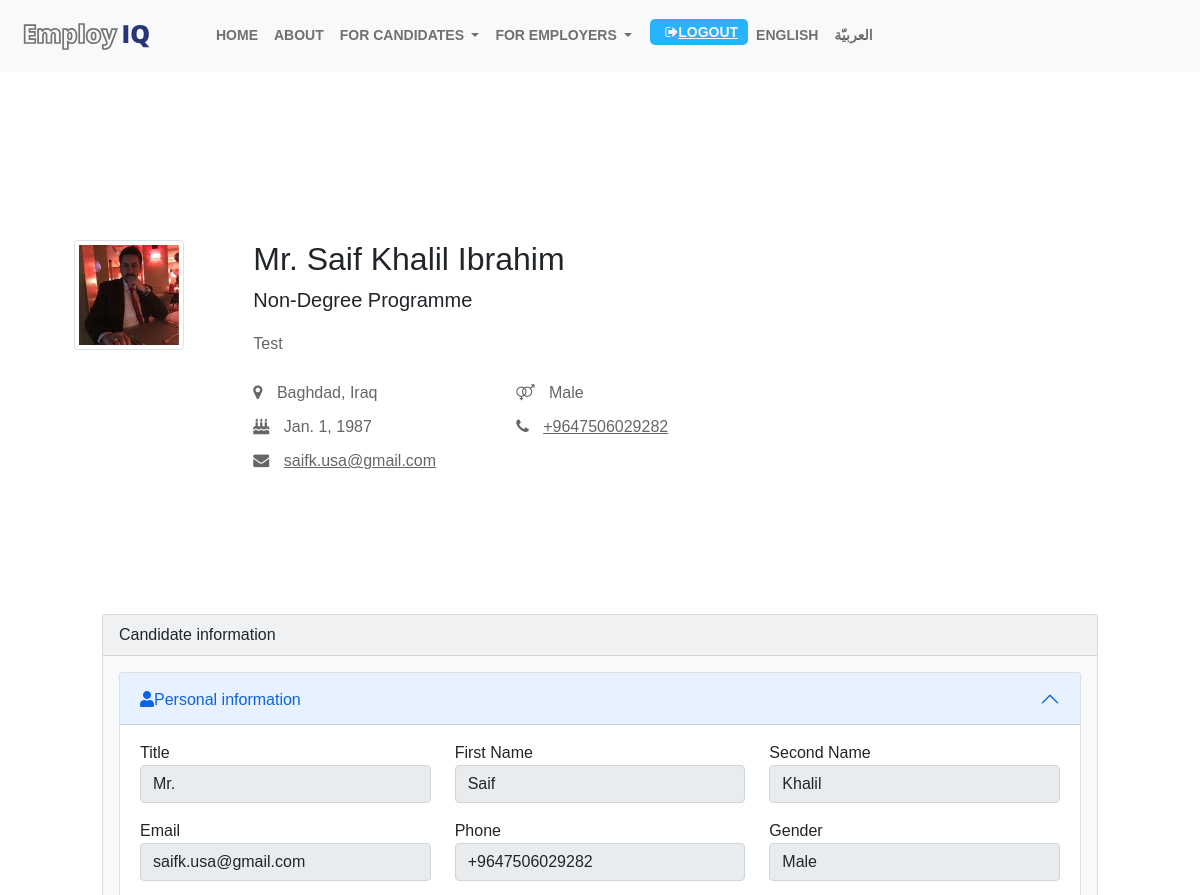
/en/candidates/5 (signed in, upper part), run on an earlier commit of the app's database.
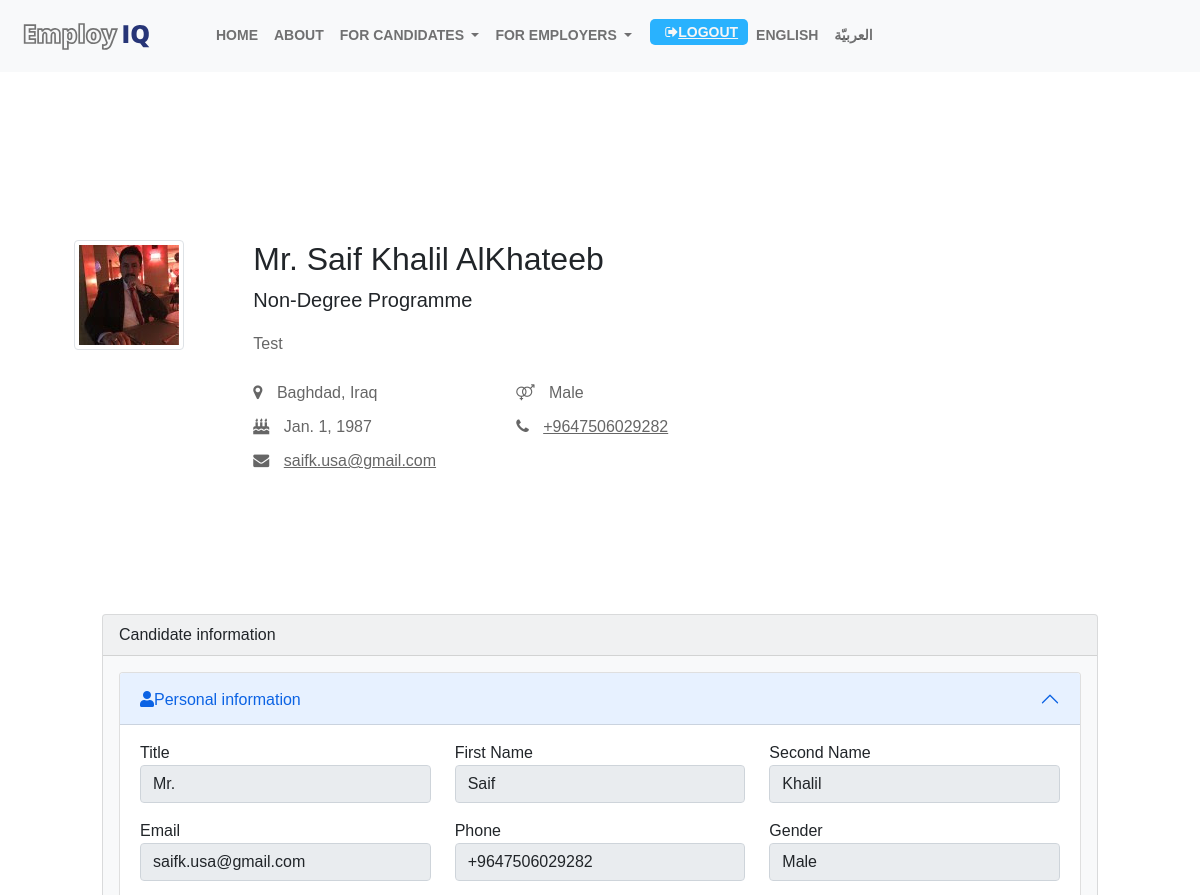
And on a later commit of the database.
### candidate/models.py (models this page shows, shortened)
class candidate(models.Model):
    id = models.AutoField(primary_key=True)
    user = models.ForeignKey(
        User, blank=True, null=True, on_delete=models.CASCADE)
    title = models.CharField(max_length=2, choices=TITLE_CHOICES,
                             default="Mr.", blank=False, null=False, verbose_name=_('Title'))
    firstname = models.CharField(
        max_length=200, blank=False, null=False, verbose_name=_('First Name'))
    secondname = models.CharField(
        max_length=200, blank=False, null=False, verbose_name=_('Second Name'))
    lastname = models.CharField(
        max_length=200, blank=False, null=False, verbose_name=_('Last Name'))
    email = models.EmailField(
        max_length=200, blank=False, null=False, verbose_name=_('Email'))
    phone_number = PhoneNumberField(
        blank=False, null=False, verbose_name=_('Phone'))
    gender = models.CharField(max_length=2, choices=GENDER_CHOICES,
                              default="M", blank=False, null=False, verbose_name=_('Gender'))
    marital_status = models.CharField(max_length=10, choices=MARITAL_STATUS,
                                      default="Single", blank=False, null=False, verbose_name=_('Marital Status'))
    photo = ThumbnailerImageField(
        upload_to='photos', blank=True, default='photos/default.jpg', verbose_name=_('Photo'))
    birthofdate = models.DateField(
        blank=False, null=False, verbose_name=_('Birth of date'))
    country_of_birth = CountryField(
        blank=False, null=False, verbose_name=_('Country'))
    place_of_birth = models.CharField(
        max_length=200, blank=False, null=False, verbose_name=_('Place of birth'))
    primary_nationality = CountryField(
        blank=False, null=False, verbose_name=_('Primary nationality'))
    secondary_nationality = CountryField(
        blank=True, null=True, verbose_name=_('Seondary nationality'))
    highest_level_of_education = models.CharField(
        max_length=1, choices=EDUCATION_CHOICES, blank=False, null=False, verbose_name=_('Highest level of education'))
    contact_phone = PhoneNumberField(
        blank=True, null=True, verbose_name=_('Conact phone'))
    phone_type = models.CharField(blank=True, null=True,
                                  max_length=1, choices=PHONE_CHOICES, verbose_name=_('Type'))
    alternate_email_address = models.EmailField(blank=True, null=True,
                                                verbose_name=_('Alternative email address'))
    address1 = models.CharField(
        max_length=500, verbose_name=_('Address Line(1)'))
    address2 = models.CharField(
        blank=True, null=True, max_length=500, verbose_name=_('Address Line(2)'))
    city = models.CharField(max_length=500, verbose_name=_('City'))
    country = CountryField(
        blank_label=_('(select country)'), verbose_name=_('Country'))
    postal_code = models.IntegerField(validators=[MaxValueValidator(
        99999), MinValueValidator(10000)], verbose_name=_('Postal Code'))
    education = models.ManyToManyField(
        'education', blank=True, verbose_name=_('Candidate Education'))
    certificate = models.ManyToManyField(
        'certificate', blank=True, verbose_name=_('Certificates'))
    Employment = models.ManyToManyField(
        'employment', blank=True, verbose_name=_('Employment History'))
    language = models.ManyToManyField(
        'language', blank=True, verbose_name=_('Language Skills'))
    cv = models.FileField(upload_to='media/cv', verbose_name=_('CV File'))
    bio = models.CharField(max_length=1000, blank=True,
                           null=True, verbose_name=_('bio'))
    skills = TagField(verbose_name=_('Skills'), delimiters=',')
    hobbies = TagField(verbose_name=_('Hobbies'), delimiters=',')
    created_at = models.DateTimeField(auto_now_add=True)
    modified_at = models.DateTimeField(auto_now=True)
    created_by = models.ForeignKey(
        User, related_name='%(class)s_createdby', on_delete=models.CASCADE, blank=True, null=True)
    modified_by = models.ForeignKey(
        User, related_name='%(class)s_modifiedby', null=True, blank=True, on_delete=models.CASCADE)

### candidate/views.py (the view)
# urls.py: path('<int:cid>', login_required(candetials), name='candetials'),
def candetials(request, cid):
    user = request.user
    cm = {}
    remcand = vendor.objects.get(user=request.user)
    if remcand.remaining_records > 0:
        cm = candidate.objects.get(id=cid)
        remcand.remaining_records = remcand.remaining_records - 1
        remcand.save()
    context = {
        'object': cm,
        'educations': education.objects.filter(candidate__id=cid),
        'employments': employment.objects.filter(candidate__id=cid),
        'remcand': remcand.remaining_records
    }
    return render(request, 'candidate/candidate_detail.html', context)

### templates/candidate/candidate_detail.html (shortened to what this page needs)
{% extends "base.html" %}
{% load countries %}
{% block content %}
{% load static %}
{% load i18n %}
<div class="header">
    <div class="filtered">
        <div class="content">
            <br>
            <br>
            {% if remcand > 0 %}
            <section class="ptb80" id="candidate-profile">
                <div class="container">
                    <div class="row candidate-profile nomargin">
                        <div class="col-md-2 col-xs-12">
                            <img class="img-thumbnail" src="{{object.photo.url}}" alt="{{ object.firstname }}">
                        </div>
                        <div class="col-md-9 col-xs-12">
                            <div class="profile-descr">
                                <div class="profile-title">
                                    <h2 class="capitalize">{{object.get_title_display}} {{ object.firstname }}
                                        {{ object.secondname }} {{ object.lastname }}</h2>
                                    <h5 class="pt10">{{  object.get_highest_level_of_education_display }}</h5>
                                </div>
                                <div class="profile-details mt20">
                                    <p>{{object.bio}}</p>
                                </div>
                                <ul class="profile-info mt20 nopadding">
                                    <li>
                                        <i class="fa fa-map-marker"></i>
                                        <span>{{object.city}}, {{object.get_country_display}}</span>
                                    </li>
                                    <li>
                                        <i class="fa fa-venus-mars"></i>
                                        <span>{{object.get_gender_display}}</span>
                                    </li>
                                    <li>
                                        <i class="fa fa-birthday-cake"></i>
                                        <span>{{object.birthofdate}}</span>
                                    </li>
                                    <li>
                                        <i class="fa fa-phone"></i>
                                        <a href="tel:{{object.phone_number}}">{{object.phone_number}}</a>
                                    </li>
                                    <li>
                                        <i class="fa fa-envelope"></i>
                                        <a href="mailto:{{object.email}}">{{object.email}}</a>
                                    </li>
                                </ul>
                            </div>
                        </div>
                    </div>
                </div>
            </section>
            <div class="row justify-content-md-center">
                <div class="col-lg-10 col-md-10 col-sm-12">
                    <div class="card text-dark bg-light mb-3">
                        <div class="card-header"> {% trans 'Candidate information' %}
                        </div>
                        <div class="card-body">
                            <div class="row">
                                <div class="col-12">
                                    <div class="accordion" id="accordionPanelsStayOpenExample">
                                        <div class="accordion-item">
                                            <h2 class="accordion-header" id="panelsStayOpen-headingOne">
                                                <button class="accordion-button" type="button" data-bs-toggle="collapse"
                                                    data-bs-target="#panelsStayOpen-collapseOne" aria-expanded="true"
                                                    aria-controls="panelsStayOpen-collapseOne">
                                                    <i class="fas fa-user"></i>{% trans 'Personal information' %}
                                                </button>
                                            </h2>
                                            <div id="panelsStayOpen-collapseOne"
                                                class="accordion-collapse collapse show"
                                                aria-labelledby="panelsStayOpen-headingOne">
                                                <div class="accordion-body">
                                                    <div class="row">
                                                        <div class="col-lg-4 col-md-6 col-sm-12">
                                                            <label for="basic-url">{% trans 'Title' %}</label>
                                                            <div class="input-group mb-3">
                                                                <input type="text" class="form-control" id="basic-url"
                                                                    aria-describedby="basic-addon3"
                                                                    value="{{object.get_title_display}}" disabled>
                                                            </div>
                                                        </div>
                                                        <div class="col-lg-4 col-md-6 col-sm-12">
                                                            <label for="basic-url">{% trans 'First Name' %}</label>
                                                            <div class="input-group mb-3">
                                                                <input type="text" class="form-control" id="basic-url"
                                                                    aria-describedby="basic-addon3"
                                                                    value="{{object.firstname}}" disabled>
                                                            </div>
                                                        </div>
                                                        <div class="col-lg-4 col-md-6 col-sm-12">
                                                            <label for="basic-url">{% trans 'Second Name' %}</label>
                                                            <div class="input-group mb-3">
                                                                <input type="text" class="form-control" id="basic-url"
                                                                    aria-describedby="basic-addon3"
                                                                    value="{{ object.secondname }}" disabled>
                                                            </div>
                                                        </div>
                                                        <div class="col-lg-4 col-md-6 col-sm-12">
                                                            <label for="basic-url">{% trans 'Email' %}</label>
                                                            <div class="input-group mb-3">
                                                                <input type="text" class="form-control" id="basic-url"
                                                                    aria-describedby="basic-addon3"
                                                                    value="{{ object.email }}" disabled>
                                                            </div>
                                                        </div>
                                                        <div class="col-lg-4 col-md-6 col-sm-12">
                                                            <label for="basic-url">{% trans 'Phone' %}</label>
                                                            <div class="input-group mb-3">
                                                                <input type="text" class="form-control" id="basic-url"
                                                                    aria-describedby="basic-addon3"
                                                                    value="{{ object.phone_number }}" disabled>
                                                            </div>
                                                        </div>
                                                        <div class="col-lg-4 col-md-6 col-sm-12">
                                                            <label for="basic-url">{% trans 'Gender' %}</label>
                                                            <div class="input-group mb-3">
                                                                <input type="text" class="form-control" id="basic-url"
                                                                    aria-describedby="basic-addon3"
                                                                    value="{{ object.get_gender_display }}" disabled>
                                                            </div>
                                                        </div>
                                                    </div>
                                                </div>
                                            </div>
                                        </div>
                                    </div>
                                </div>
                            </div>
                        </div>
                    </div>
                </div>
            </div>
            {% else %}
            <div class="row justify-content-md-center">
                <h3 class="text-danger text-center"> You don't have remaining views </h3>
            </div>
            {% endif %}
        </div>
    </div>
    {% endblock %}

What changed in the data, as far as the page shows it:
changed candidate "Mr.": lastname "Ibrahim" → "AlKhateeb"
